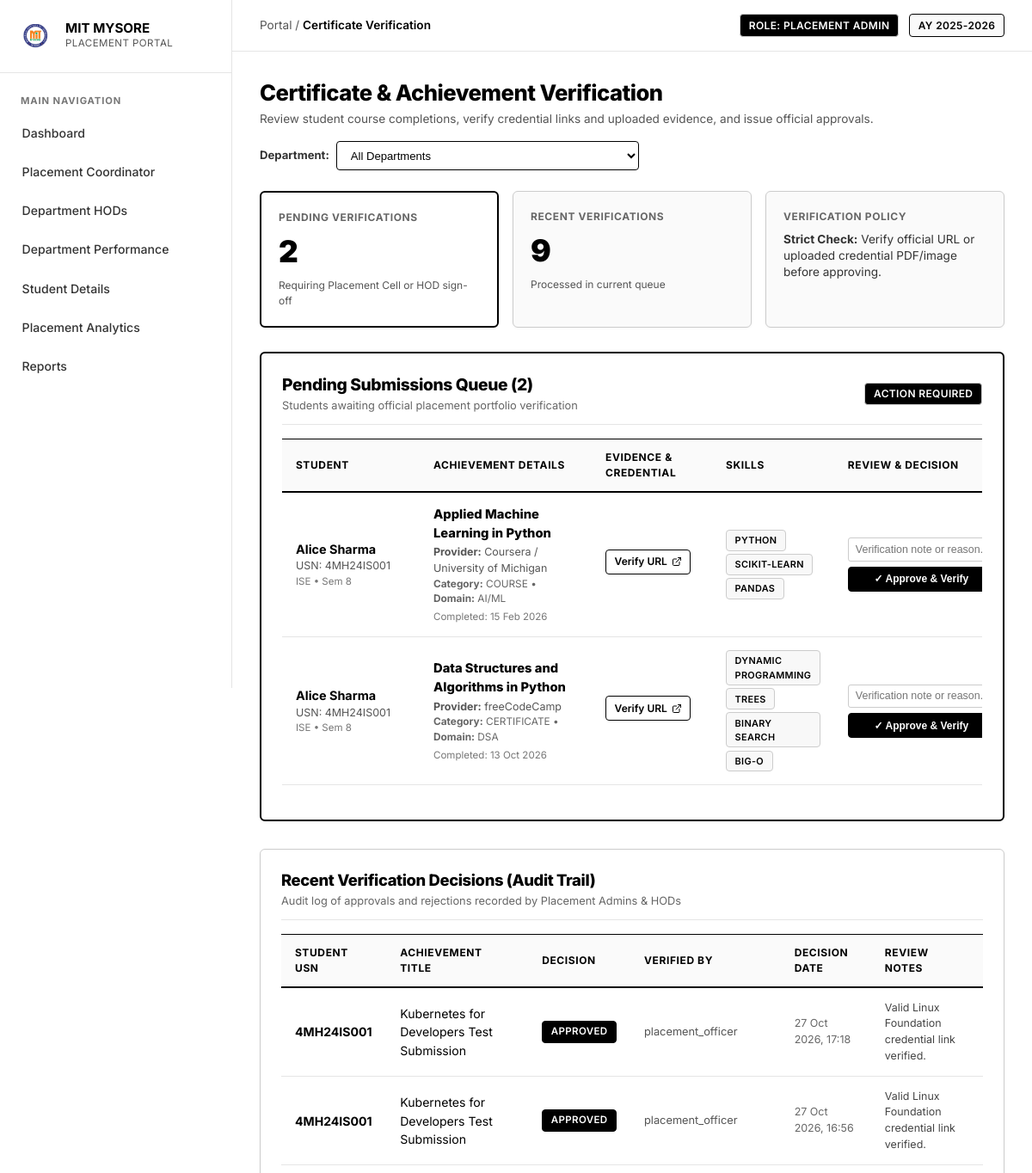
The app's page /admin/achievements/verification (signed in, upper part), older data.
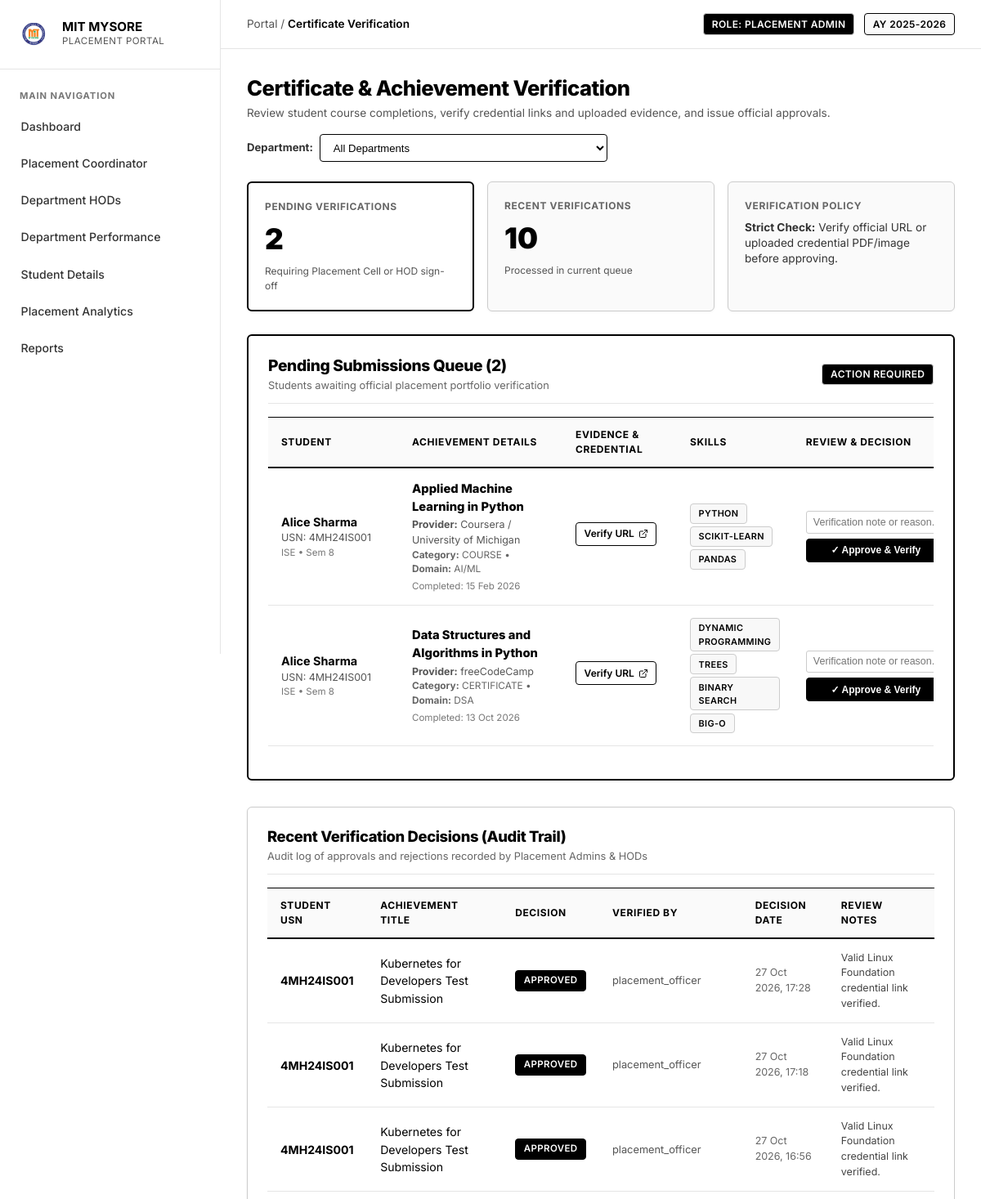
The same page, newer data.
### models.py (models this page shows, shortened)
class StudentAchievement(db.Model):
    __tablename__ = 'student_achievements'
    id = db.Column(db.Integer, primary_key=True)
    student_usn = db.Column(db.String(20), db.ForeignKey('students.usn'), nullable=False, index=True)
    category = db.Column(db.String(50), default='COURSE') # COURSE, CERTIFICATE, WORKSHOP, HACKATHON, INTERNSHIP, COMPETITION, PROJECT, TRAINING
    achievement_type = db.Column(db.String(50), default='COURSE') # Normalized: COURSE, WORKSHOP, HACKATHON, INTERNSHIP, COMPETITION
    title = db.Column(db.String(255), nullable=False)
    provider_or_organizer = db.Column(db.String(150), nullable=False)
    domain = db.Column(db.String(100), nullable=False)
    completion_date = db.Column(db.DateTime, nullable=False)
    certificate_url = db.Column(db.String(500), nullable=True)
    evidence_file = db.Column(db.String(255), nullable=True)
    skills_acquired = db.Column(db.String(255), nullable=True)
    verification_status = db.Column(db.String(30), default='PENDING_VERIFICATION', index=True) # PENDING_VERIFICATION, VERIFIED, REJECTED
    verification_method = db.Column(db.String(50), default='MANUAL_SUBMISSION') # OAUTH_SYNC, ORGANIZER_VERIFIED, MANUAL_SUBMISSION, ADMIN_VERIFIED
    verified_by = db.Column(db.String(100), nullable=True)
    verified_at = db.Column(db.DateTime, nullable=True)
    verification_notes = db.Column(db.String(255), nullable=True)
    external_certificate_id = db.Column(db.String(100), nullable=True, index=True)
    is_coursera_sync = db.Column(db.Boolean, default=False)
    description = db.Column(db.Text, nullable=True)
    created_at = db.Column(db.DateTime, default=datetime.utcnow)
    __table_args__ = (
        db.UniqueConstraint('student_usn', 'provider_or_organizer', 'external_certificate_id', name='uq_student_provider_cert'),
    )

class Student(db.Model):
    __tablename__ = 'students'
    usn = db.Column(db.String(20), primary_key=True)
    name = db.Column(db.String(100), nullable=False)
    mobile_number = db.Column(db.String(15), unique=True, nullable=False)
    email = db.Column(db.String(100), unique=True, nullable=True)
    department_id = db.Column(db.Integer, db.ForeignKey('departments.id'), nullable=False)
    session_version = db.Column(db.Integer, default=1)
    semester = db.Column(db.Integer, default=8)
    cgpa = db.Column(db.Float, default=8.0)
    attendance = db.Column(db.Float, default=85.0)
    academic_score = db.Column(db.Float, default=82.0)
    skills = db.Column(db.String(255), default="Python, DSA, SQL")
    programming_languages = db.Column(db.String(255), default="Python, Java, C++")
    technical_skills = db.Column(db.String(255), default="Data Structures, DBMS, Web Development")
    certifications = db.Column(db.String(255), default="Cloud Computing, Full Stack Web Development")
    projects = db.Column(db.Text, default="Smart Placement Portal, AI Resume Screener")
    companies_attended = db.Column(db.Integer, default=0)
    companies_selected = db.Column(db.Integer, default=0)
    offers_count = db.Column(db.Integer, default=0)
    highest_package = db.Column(db.Float, default=0.0)  # in LPA
    average_package = db.Column(db.Float, default=0.0)  # in LPA
    placement_status = db.Column(db.String(50), default="NOT_STARTED") # PLACED, IN_PROCESS, NOT_STARTED, NOT_PLACED
    placement_approval_status = db.Column(db.String(50), default="APPROVED") # PENDING, APPROVED, REJECTED
    approved_by = db.Column(db.String(100), nullable=True)
    approved_at = db.Column(db.DateTime, nullable=True)
    rejected_by = db.Column(db.String(100), nullable=True)
    rejected_at = db.Column(db.DateTime, nullable=True)
    rejection_reason = db.Column(db.Text, nullable=True)
    resume = db.Column(db.String(255), default="Resume_Uploaded.pdf")
    performance = db.relationship('PerformanceRecord', backref='student', uselist=False, lazy=True)
    account_link = db.relationship('StudentAccountLink', backref='student', uselist=False, lazy=True)
    recommendations = db.relationship('LearningRecommendation', backref='student', lazy=True, order_by='LearningRecommendation.created_at.desc()')
    youtube_lessons = db.relationship('YouTubeLesson', backref='student', lazy=True, order_by='YouTubeLesson.created_at.desc()')
    quiz_attempts = db.relationship('QuizAttempt', backref='student', lazy=True, order_by='QuizAttempt.attempted_at.desc()')
    interview_sessions = db.relationship('MockInterviewSession', backref='student', lazy=True, order_by='MockInterviewSession.started_at.desc()')
    course_progress = db.relationship('StudentCourseProgress', backref='student', lazy=True, cascade='all, delete-orphan', order_by='StudentCourseProgress.saved_at.desc()')
    event_actions = db.relationship('StudentEventAction', backref='student', lazy=True, cascade='all, delete-orphan', order_by='StudentEventAction.updated_at.desc()')
    achievements = db.relationship('StudentAchievement', backref='student', lazy=True, cascade='all, delete-orphan', order_by='StudentAchievement.completion_date.desc()')
    notifications = db.relationship('StudentNotification', backref='student', lazy=True, cascade='all, delete-orphan', order_by='StudentNotification.created_at.desc()')
    preference = db.relationship('StudentPreference', backref='student', uselist=False, lazy=True, cascade='all, delete-orphan')
    provider_accounts = db.relationship('ExternalProviderAccount', backref='student', lazy=True, cascade='all, delete-orphan', order_by='ExternalProviderAccount.created_at.desc()')
    sync_logs = db.relationship('CertificateSyncLog', backref='student', lazy=True, cascade='all, delete-orphan', order_by='CertificateSyncLog.sync_started_at.desc()')
    date_of_birth = db.Column(db.Date, nullable=True)
    password_hash = db.Column(db.String(255), nullable=True)
    first_login_at = db.Column(db.DateTime, nullable=True)
    dob_login_count = db.Column(db.Integer, default=0)
    failed_login_count = db.Column(db.Integer, default=0)
    locked_until = db.Column(db.DateTime, nullable=True)

class Department(db.Model):
    __tablename__ = 'departments'
    id = db.Column(db.Integer, primary_key=True)
    code = db.Column(db.String(20), unique=True, nullable=False)
    name = db.Column(db.String(100), unique=True, nullable=False)
    hod_name = db.Column(db.String(100), default='Dr. HOD')
    hod_id = db.Column(db.String(50), default='HOD_01')
    hod_email = db.Column(db.String(100), default='hod@mitmysore.in')
    hod_phone = db.Column(db.String(30), default='+91 98450 11223')
    admins = db.relationship('Admin', backref='department', lazy=True)
    students = db.relationship('Student', backref='department', lazy=True)

### app.py (the view)
@app.route('/admin/achievements/verification')
def admin_achievements_verification():
    admin = get_current_admin()
    if not admin:
        return redirect(url_for('admin_login'))
    dept_filter = request.args.get('dept', 'ALL')
    if admin.role == 'HOD' and admin.department:
        dept_filter = admin.department.code
    pending_submissions = CertificateVerificationService.get_pending_submissions(dept_code=dept_filter)
    recent_verifications = CertificateVerificationService.get_recent_verifications(dept_code=dept_filter, limit=10)
    departments = Department.query.all()
    return render_template(
        'admin_achievements_verification.html',
        admin=admin,
        pending_submissions=pending_submissions,
        recent_verifications=recent_verifications,
        departments=departments,
        dept_filter=dept_filter,
        active_page='achievements_verification'
    )

### templates/admin_achievements_verification.html (shortened to what the changed rows need)
{% extends 'portal_base.html' %}
{% block portal_content %}
<div style="margin-bottom: 1.5rem;">
    <div style="display: flex; flex-wrap: wrap; justify-content: space-between; align-items: center; gap: 1rem;">
        <div>
            <h1 style="font-size: 1.6rem; font-weight: 800; color: #000; margin: 0 0 0.25rem 0;">
                Certificate & Achievement Verification
            </h1>
        </div>
    </div>
</div>
<div
    style="display: grid; grid-template-columns: repeat(auto-fit, minmax(200px, 1fr)); gap: 1rem; margin-bottom: 1.75rem;">
    <div class="card" style="margin: 0; padding: 1.25rem; border: 1px solid var(--border-mid); background: #FAFAFA;">
        <div
            style="font-size: 0.75rem; text-transform: uppercase; letter-spacing: 0.05em; color: #666; font-weight: 700;">
            Recent Verifications
        </div>
        <div style="font-size: 2.2rem; font-weight: 900; color: #000; margin-top: 0.25rem;">
            {{ recent_verifications|length }}
        </div>
        <div style="font-size: 0.75rem; color: #555; margin-top: 0.25rem;">
            Processed in current queue
        </div>
    </div>
</div>
<div class="card" style="border: 2px solid #000; padding: 1.5rem; margin-bottom: 2rem; background: #fff;">
    <div
        style="display: flex; justify-content: space-between; align-items: center; margin-bottom: 1rem; border-bottom: 1px solid var(--border-light); padding-bottom: 0.75rem;">
        <div>
            <h2 style="font-size: 1.2rem; font-weight: 800; color: #000; margin: 0;">
                Pending Submissions Queue ({{ pending_submissions|length }})
            </h2>
        </div>
    </div>
    {% if pending_submissions %}
    <div class="table-responsive">
        <table class="portal-table" style="margin: 0;">
            <thead>
                <tr>
                    <th style="min-width: 160px;">Student</th>
                    <th style="min-width: 200px;">Achievement Details</th>
                    <th style="min-width: 140px;">Evidence & Credential</th>
                    <th style="min-width: 120px;">Skills</th>
                    <th style="min-width: 280px;">Review & Decision</th>
                </tr>
            </thead>
            <tbody>
                {% for ach in pending_submissions %}
                <tr>
                    <td>
                        <strong style="color: #000; font-size: 0.9rem;">{{ ach.student.name if ach.student else
                            'Unknown' }}</strong>
                        <div style="font-size: 0.78rem; color: #555;">USN: {{ ach.student_usn }}</div>
                        <div style="font-size: 0.72rem; color: #777;">
                            {{ ach.student.department.code if ach.student and ach.student.department else '' }} &bull;
                            Sem {{ ach.student.semester if ach.student else '' }}
                        </div>
                    </td>
                    <td>
                        <div style="font-weight: 800; font-size: 0.92rem; color: #000;">{{ ach.title }}</div>
                        <div style="font-size: 0.78rem; color: #555; margin-top: 0.15rem;">
                            <strong>Provider:</strong> {{ ach.provider_or_organizer }}
                        </div>
                        <div style="font-size: 0.74rem; color: #666;">
                            <strong>Category:</strong> {{ ach.category }} &bull; <strong>Domain:</strong> {{ ach.domain
                            }}
                        </div>
                        <div style="font-size: 0.72rem; color: #777; margin-top: 0.2rem;">
                            Completed: {{ ach.completion_date.strftime('%d %b %Y') if ach.completion_date else 'Not
                            specified' }}
                        </div>
                    </td>
                    <td>
                        {% if ach.certificate_url %}
                        <div style="margin-bottom: 0.4rem;">
                            <a href="{{ ach.certificate_url }}" target="_blank" rel="noopener noreferrer"
                                class="btn btn-secondary"
                                style="font-size: 0.75rem; padding: 0.3rem 0.6rem; display: inline-flex; align-items: center; gap: 0.3rem; text-decoration: none;">
                                <span>Verify URL</span>
                                <svg width="12" height="12" viewBox="0 0 24 24" fill="none" stroke="currentColor"
                                    stroke-width="2" stroke-linecap="round" stroke-linejoin="round">
                                    <path d="M18 13v6a2 2 0 0 1-2 2H5a2 2 0 0 1-2-2V8a2 2 0 0 1 2-2h6"></path>
                                    <polyline points="15 3 21 3 21 9"></polyline>
                                    <line x1="10" y1="14" x2="21" y2="3"></line>
                                </svg>
                            </a>
                        </div>
                        {% endif %}
                    </td>
                    <td>
                        {% if ach.skills_acquired %}
                        {% for s in ach.skills_acquired.split(',') %}
                        <span class="badge"
                            style="font-size: 0.68rem; margin: 0.1rem 0; border: 1px solid #CCC; background: #F8F8F8;">
                            {{ s.strip() }}
                        </span>
                        {% endfor %}
                        {% else %}
                        <span style="font-size: 0.75rem; color: #888;">—</span>
                        {% endif %}
                    </td>
                    <td>
                        <form method="POST" action="{{ url_for('admin_verify_achievement', ach_id=ach.id) }}"
                            style="display: flex; flex-direction: column; gap: 0.4rem;">
                            <input type="text" name="notes" placeholder="Verification note or reason..."
                                style="width: 100%; padding: 0.35rem 0.5rem; font-size: 0.78rem; border: 1px solid var(--border-mid); border-radius: 3px;" />
                            <div style="display: flex; gap: 0.4rem;">
                                <button type="submit" name="action" value="APPROVE" class="btn"
                                    style="flex: 1; font-size: 0.75rem; padding: 0.4rem 0.6rem; background: #000; color: #fff;">
                                    ✓ Approve & Verify
                                </button>
                            </div>
                        </form>
                    </td>
                </tr>
                {% endfor %}
            </tbody>
        </table>
    </div>
    {% endif %}
</div>
<div class="card" style="border: 1px solid var(--border-mid); padding: 1.5rem; background: #fff;">
    <div
        style="display: flex; justify-content: space-between; align-items: center; margin-bottom: 1rem; border-bottom: 1px solid var(--border-light); padding-bottom: 0.75rem;">
        <div>
            <h2 style="font-size: 1.15rem; font-weight: 800; color: #000; margin: 0;">
                Recent Verification Decisions (Audit Trail)
            </h2>
        </div>
    </div>
    {% if recent_verifications %}
    <div class="table-responsive">
        <table class="portal-table" style="margin: 0;">
            <thead>
                <tr>
                    <th>Student USN</th>
                    <th>Achievement Title</th>
                    <th>Decision</th>
                    <th>Verified By</th>
                    <th>Decision Date</th>
                    <th>Review Notes</th>
                </tr>
            </thead>
            <tbody>
                {% for r in recent_verifications %}
                <tr>
                    <td><strong>{{ r.student_usn }}</strong></td>
                    <td>{{ r.title }}</td>
                    <td>
                        {% if r.verification_status == 'VERIFIED' %}
                        <span class="badge badge-pass" style="font-size: 0.72rem;">APPROVED</span>
                        {% else %}
                        <span class="badge badge-fail" style="font-size: 0.72rem;">REJECTED</span>
                        {% endif %}
                    </td>
                    <td style="font-size: 0.8rem; color: #555;">{{ r.verified_by or 'Admin' }}</td>
                    <td style="font-size: 0.78rem; color: #666;">
                        {{ r.verified_at.strftime('%d %b %Y, %H:%M') if r.verified_at else '—' }}
                    </td>
                    <td style="font-size: 0.78rem; color: #444; max-width: 250px; overflow-wrap: break-word;">
                        {{ r.verification_notes or '—' }}
                    </td>
                </tr>
                {% endfor %}
            </tbody>
        </table>
    </div>
    {% else %}
    <div style="padding: 1.5rem; text-align: center; color: #777; font-size: 0.85rem;">
        No verification history recorded yet.
    </div>
    {% endif %}
</div>
{% endblock %}

Row changes from the older to the newer data that the page shows:
added StudentAchievement: student_usn "4MH24IS001", title "Kubernetes for Developers Test Submission", verification_status "APPROVED", verified_by "placement_officer", verified_at "27 Oct 2026, 17:28", verification_notes "Valid Linux Foundation credential link verified.", shown under "Recent Verification Decisions (Audit Trail)"
Text that changed along with them:
{{ recent_verifications|length }}: "9" → "10"
